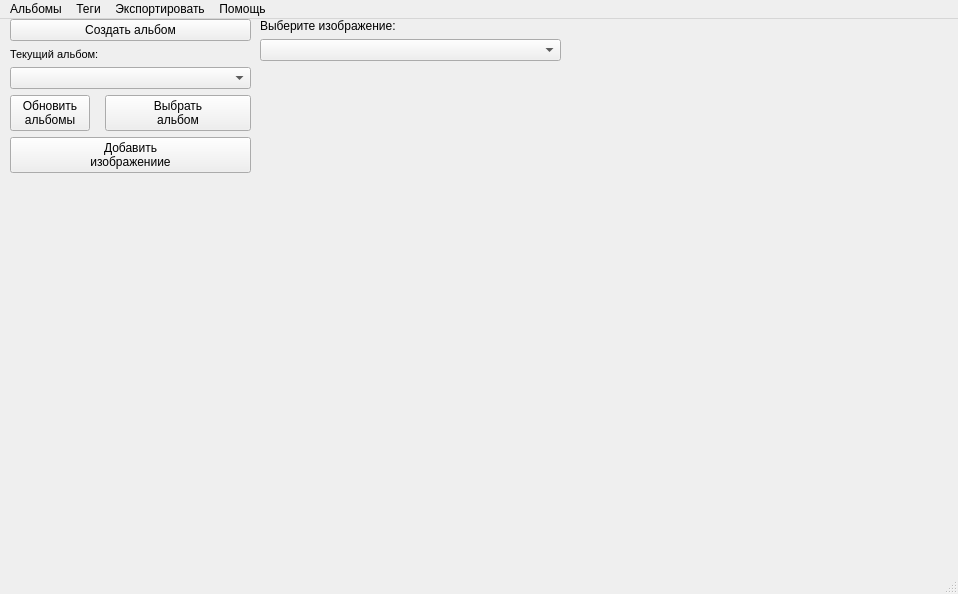
<?xml version="1.0" encoding="UTF-8"?>
<ui version="4.0">
 <class>MainWindow</class>
 <widget class="QMainWindow" name="MainWindow">
  <property name="enabled">
   <bool>true</bool>
  </property>
  <property name="geometry">
   <rect>
    <x>0</x>
    <y>0</y>
    <width>958</width>
    <height>594</height>
   </rect>
  </property>
  <property name="sizePolicy">
   <sizepolicy hsizetype="Preferred" vsizetype="Preferred">
    <horstretch>0</horstretch>
    <verstretch>0</verstretch>
   </sizepolicy>
  </property>
  <property name="windowTitle">
   <string>Photo Collection</string>
  </property>
  <widget class="QWidget" name="centralwidget">
   <property name="sizePolicy">
    <sizepolicy hsizetype="Expanding" vsizetype="Expanding">
     <horstretch>0</horstretch>
     <verstretch>0</verstretch>
    </sizepolicy>
   </property>
   <widget class="QWidget" name="formLayoutWidget">
    <property name="geometry">
     <rect>
      <x>10</x>
      <y>0</y>
      <width>241</width>
      <height>321</height>
     </rect>
    </property>
    <layout class="QFormLayout" name="albumLayout">
     <property name="fieldGrowthPolicy">
      <enum>QFormLayout::AllNonFixedFieldsGrow</enum>
     </property>
     <item row="0" column="0" colspan="2">
      <widget class="QPushButton" name="create_alb">
       <property name="sizePolicy">
        <sizepolicy hsizetype="Preferred" vsizetype="Preferred">
         <horstretch>0</horstretch>
         <verstretch>0</verstretch>
        </sizepolicy>
       </property>
       <property name="text">
        <string>Создать альбом</string>
       </property>
      </widget>
     </item>
     <item row="1" column="0">
      <widget class="QLabel" name="label">
       <property name="font">
        <font>
         <pointsize>8</pointsize>
        </font>
       </property>
       <property name="text">
        <string>Текущий альбом:</string>
       </property>
      </widget>
     </item>
     <item row="1" column="1">
      <widget class="QLabel" name="cur_alb">
       <property name="text">
        <string/>
       </property>
      </widget>
     </item>
     <item row="3" column="0" colspan="2">
      <widget class="QComboBox" name="comboBox_album">
       <property name="sizePolicy">
        <sizepolicy hsizetype="Preferred" vsizetype="Preferred">
         <horstretch>0</horstretch>
         <verstretch>0</verstretch>
        </sizepolicy>
       </property>
       <property name="currentText">
        <string/>
       </property>
      </widget>
     </item>
     <item row="5" column="0">
      <widget class="QPushButton" name="update_btn">
       <property name="sizePolicy">
        <sizepolicy hsizetype="Preferred" vsizetype="Preferred">
         <horstretch>0</horstretch>
         <verstretch>0</verstretch>
        </sizepolicy>
       </property>
       <property name="text">
        <string>Обновить
альбомы</string>
       </property>
      </widget>
     </item>
     <item row="5" column="1">
      <widget class="QPushButton" name="choose_album">
       <property name="text">
        <string>Выбрать
альбом</string>
       </property>
      </widget>
     </item>
     <item row="6" column="0" colspan="2">
      <widget class="QPushButton" name="add_image">
       <property name="sizePolicy">
        <sizepolicy hsizetype="Preferred" vsizetype="Preferred">
         <horstretch>0</horstretch>
         <verstretch>0</verstretch>
        </sizepolicy>
       </property>
       <property name="text">
        <string>Добавить
изображениие</string>
       </property>
      </widget>
     </item>
    </layout>
   </widget>
   <widget class="QWidget" name="formLayoutWidget_2">
    <property name="geometry">
     <rect>
      <x>260</x>
      <y>0</y>
      <width>301</width>
      <height>321</height>
     </rect>
    </property>
    <layout class="QFormLayout" name="list_files">
     <property name="fieldGrowthPolicy">
      <enum>QFormLayout::AllNonFixedFieldsGrow</enum>
     </property>
     <item row="0" column="0" colspan="2">
      <widget class="QLabel" name="label_2">
       <property name="text">
        <string>Выберите изображение:</string>
       </property>
      </widget>
     </item>
     <item row="1" column="0" colspan="2">
      <widget class="QComboBox" name="comboBox_image">
       <property name="sizePolicy">
        <sizepolicy hsizetype="Preferred" vsizetype="Preferred">
         <horstretch>0</horstretch>
         <verstretch>0</verstretch>
        </sizepolicy>
       </property>
      </widget>
     </item>
    </layout>
   </widget>
  </widget>
  <widget class="QMenuBar" name="menubar">
   <property name="geometry">
    <rect>
     <x>0</x>
     <y>0</y>
     <width>958</width>
     <height>26</height>
    </rect>
   </property>
   <property name="sizePolicy">
    <sizepolicy hsizetype="Preferred" vsizetype="Preferred">
     <horstretch>0</horstretch>
     <verstretch>0</verstretch>
    </sizepolicy>
   </property>
   <widget class="QMenu" name="help">
    <property name="title">
     <string>Помощь</string>
    </property>
    <addaction name="about"/>
   </widget>
   <widget class="QMenu" name="tags">
    <property name="title">
     <string>Теги</string>
    </property>
    <addaction name="create_tag_2"/>
    <addaction name="del_tag_2"/>
    <addaction name="edit_tag_2"/>
   </widget>
   <widget class="QMenu" name="export_2">
    <property name="title">
     <string>Экспортировать</string>
    </property>
    <addaction name="export_csv"/>
   </widget>
   <widget class="QMenu" name="albums">
    <property name="title">
     <string>Альбомы</string>
    </property>
    <addaction name="del_album"/>
    <addaction name="edit_album"/>
    <addaction name="separator"/>
    <addaction name="del_image"/>
   </widget>
   <addaction name="albums"/>
   <addaction name="tags"/>
   <addaction name="export_2"/>
   <addaction name="help"/>
  </widget>
  <widget class="QStatusBar" name="statusbar"/>
  <action name="about">
   <property name="text">
    <string>О приложении</string>
   </property>
  </action>
  <action name="create_tag">
   <property name="text">
    <string>Создать тег</string>
   </property>
  </action>
  <action name="del_tag">
   <property name="text">
    <string>Удалить тег</string>
   </property>
  </action>
  <action name="edit_tag">
   <property name="text">
    <string>Изменить тег</string>
   </property>
  </action>
  <action name="all_tags">
   <property name="text">
    <string>Менеджер тегов</string>
   </property>
  </action>
  <action name="export_txt">
   <property name="text">
    <string>...в txt</string>
   </property>
  </action>
  <action name="export_csv">
   <property name="text">
    <string>...в csv</string>
   </property>
  </action>
  <action name="edits_tags">
   <property name="text">
    <string>Редактировать теги</string>
   </property>
  </action>
  <action name="all_tags_2">
   <property name="text">
    <string>Все теги</string>
   </property>
  </action>
  <action name="del_tag_2">
   <property name="text">
    <string>Удалить тег</string>
   </property>
  </action>
  <action name="create_tag_2">
   <property name="text">
    <string>Создать тег</string>
   </property>
  </action>
  <action name="edit_tag_2">
   <property name="text">
    <string>Изменить тег</string>
   </property>
  </action>
  <action name="action_6">
   <property name="text">
    <string>Создать альбом</string>
   </property>
  </action>
  <action name="del_album">
   <property name="text">
    <string>Удалить альбом</string>
   </property>
  </action>
  <action name="action_8">
   <property name="text">
    <string>Удалить изображение из альбома</string>
   </property>
  </action>
  <action name="edit_album">
   <property name="text">
    <string>Изменить альбом</string>
   </property>
  </action>
  <action name="action_2">
   <property name="text">
    <string>Удалить изображение</string>
   </property>
  </action>
  <action name="del_image">
   <property name="text">
    <string>Удалить изображение</string>
   </property>
  </action>
  <action name="all_album">
   <property name="text">
    <string>Все альбомы</string>
   </property>
  </action>
 </widget>
 <resources/>
 <connections/>
</ui>
